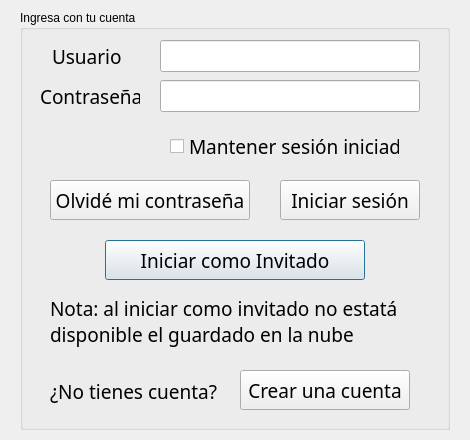
<?xml version="1.0" encoding="UTF-8"?>
<ui version="4.0">
 <class>Dialog</class>
 <widget class="QDialog" name="Dialog">
  <property name="geometry">
   <rect>
    <x>0</x>
    <y>0</y>
    <width>470</width>
    <height>440</height>
   </rect>
  </property>
  <property name="windowTitle">
   <string>Inicio de sesión</string>
  </property>
  <widget class="QGroupBox" name="groupBox">
   <property name="geometry">
    <rect>
     <x>20</x>
     <y>10</y>
     <width>430</width>
     <height>420</height>
    </rect>
   </property>
   <property name="title">
    <string>Ingresa con tu cuenta</string>
   </property>
   <widget class="QLabel" name="userLabel">
    <property name="geometry">
     <rect>
      <x>32</x>
      <y>30</y>
      <width>70</width>
      <height>32</height>
     </rect>
    </property>
    <property name="font">
     <font>
      <family>Franklin Gothic Medium</family>
      <pointsize>14</pointsize>
     </font>
    </property>
    <property name="text">
     <string>Usuario:</string>
    </property>
   </widget>
   <widget class="QLabel" name="passLabel">
    <property name="geometry">
     <rect>
      <x>20</x>
      <y>70</y>
      <width>100</width>
      <height>32</height>
     </rect>
    </property>
    <property name="font">
     <font>
      <family>Franklin Gothic Medium</family>
      <pointsize>14</pointsize>
     </font>
    </property>
    <property name="text">
     <string>Contraseña:</string>
    </property>
   </widget>
   <widget class="QLineEdit" name="lineEditUser">
    <property name="geometry">
     <rect>
      <x>140</x>
      <y>30</y>
      <width>260</width>
      <height>32</height>
     </rect>
    </property>
    <property name="font">
     <font>
      <pointsize>11</pointsize>
     </font>
    </property>
   </widget>
   <widget class="QCheckBox" name="keepLogged">
    <property name="geometry">
     <rect>
      <x>150</x>
      <y>120</y>
      <width>230</width>
      <height>32</height>
     </rect>
    </property>
    <property name="font">
     <font>
      <family>Franklin Gothic Medium</family>
      <pointsize>14</pointsize>
     </font>
    </property>
    <property name="text">
     <string>Mantener sesión iniciada</string>
    </property>
   </widget>
   <widget class="QPushButton" name="loginInvitedButton">
    <property name="geometry">
     <rect>
      <x>85</x>
      <y>230</y>
      <width>260</width>
      <height>40</height>
     </rect>
    </property>
    <property name="font">
     <font>
      <family>Franklin Gothic Medium</family>
      <pointsize>14</pointsize>
     </font>
    </property>
    <property name="text">
     <string>Iniciar como Invitado</string>
    </property>
   </widget>
   <widget class="QLabel" name="noteInvited">
    <property name="geometry">
     <rect>
      <x>30</x>
      <y>280</y>
      <width>360</width>
      <height>62</height>
     </rect>
    </property>
    <property name="font">
     <font>
      <family>Franklin Gothic Medium</family>
      <pointsize>14</pointsize>
     </font>
    </property>
    <property name="text">
     <string>Nota: al iniciar como invitado no estatá 
disponible el guardado en la nube</string>
    </property>
   </widget>
   <widget class="QPushButton" name="loginButton">
    <property name="geometry">
     <rect>
      <x>260</x>
      <y>170</y>
      <width>140</width>
      <height>40</height>
     </rect>
    </property>
    <property name="font">
     <font>
      <family>Franklin Gothic Medium</family>
      <pointsize>14</pointsize>
     </font>
    </property>
    <property name="text">
     <string>Iniciar sesión</string>
    </property>
   </widget>
   <widget class="QPushButton" name="forgetPassButton">
    <property name="geometry">
     <rect>
      <x>30</x>
      <y>170</y>
      <width>200</width>
      <height>40</height>
     </rect>
    </property>
    <property name="font">
     <font>
      <family>Franklin Gothic Medium</family>
      <pointsize>14</pointsize>
     </font>
    </property>
    <property name="text">
     <string>Olvidé mi contraseña</string>
    </property>
   </widget>
   <widget class="QPushButton" name="createAccountButton">
    <property name="geometry">
     <rect>
      <x>220</x>
      <y>360</y>
      <width>170</width>
      <height>40</height>
     </rect>
    </property>
    <property name="font">
     <font>
      <family>Franklin Gothic Medium</family>
      <pointsize>14</pointsize>
     </font>
    </property>
    <property name="text">
     <string>Crear una cuenta</string>
    </property>
   </widget>
   <widget class="QLabel" name="dontHaveAcc">
    <property name="geometry">
     <rect>
      <x>30</x>
      <y>350</y>
      <width>170</width>
      <height>62</height>
     </rect>
    </property>
    <property name="font">
     <font>
      <family>Franklin Gothic Medium</family>
      <pointsize>14</pointsize>
     </font>
    </property>
    <property name="text">
     <string>¿No tienes cuenta?</string>
    </property>
   </widget>
   <widget class="QLineEdit" name="lineEditUser_2">
    <property name="geometry">
     <rect>
      <x>140</x>
      <y>70</y>
      <width>260</width>
      <height>32</height>
     </rect>
    </property>
    <property name="font">
     <font>
      <pointsize>11</pointsize>
     </font>
    </property>
   </widget>
  </widget>
 </widget>
 <resources/>
 <connections/>
</ui>
